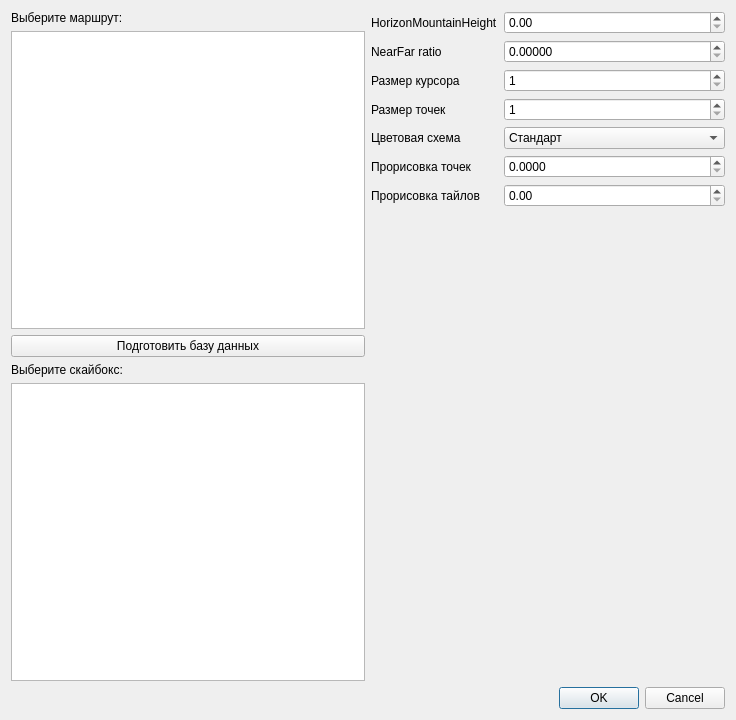
<?xml version="1.0" encoding="UTF-8"?>
<ui version="4.0">
 <class>StartDialog</class>
 <widget class="QDialog" name="StartDialog">
  <property name="geometry">
   <rect>
    <x>0</x>
    <y>0</y>
    <width>736</width>
    <height>720</height>
   </rect>
  </property>
  <property name="windowTitle">
   <string>Dialog</string>
  </property>
  <layout class="QGridLayout" name="gridLayout">
   <item row="0" column="0">
    <layout class="QVBoxLayout" name="verticalLayout">
     <item>
      <widget class="QLabel" name="label_6">
       <property name="text">
        <string>Выберите маршрут:</string>
       </property>
      </widget>
     </item>
     <item>
      <widget class="QTreeView" name="routeTree">
       <property name="editTriggers">
        <set>QAbstractItemView::NoEditTriggers</set>
       </property>
       <property name="sortingEnabled">
        <bool>true</bool>
       </property>
      </widget>
     </item>
     <item>
      <widget class="QPushButton" name="preparePush">
       <property name="text">
        <string>Подготовить базу данных</string>
       </property>
      </widget>
     </item>
     <item>
      <widget class="QLabel" name="label_5">
       <property name="text">
        <string>Выберите скайбокс:</string>
       </property>
      </widget>
     </item>
     <item>
      <widget class="QTreeView" name="skyTree">
       <property name="editTriggers">
        <set>QAbstractItemView::NoEditTriggers</set>
       </property>
       <property name="sortingEnabled">
        <bool>true</bool>
       </property>
      </widget>
     </item>
    </layout>
   </item>
   <item row="0" column="1">
    <layout class="QFormLayout" name="formLayout">
     <item row="0" column="0">
      <widget class="QLabel" name="label_3">
       <property name="text">
        <string>HorizonMountainHeight</string>
       </property>
      </widget>
     </item>
     <item row="1" column="0">
      <widget class="QLabel" name="label_4">
       <property name="text">
        <string>NearFar ratio</string>
       </property>
      </widget>
     </item>
     <item row="2" column="0">
      <widget class="QLabel" name="label_7">
       <property name="text">
        <string>Размер курсора</string>
       </property>
      </widget>
     </item>
     <item row="2" column="1">
      <widget class="QSpinBox" name="cursorSpinBox">
       <property name="minimum">
        <number>1</number>
       </property>
       <property name="maximum">
        <number>20</number>
       </property>
      </widget>
     </item>
     <item row="4" column="0">
      <widget class="QLabel" name="label_8">
       <property name="text">
        <string>Цветовая схема</string>
       </property>
      </widget>
     </item>
     <item row="4" column="1">
      <widget class="QComboBox" name="comboBox">
       <item>
        <property name="text">
         <string>Стандарт</string>
        </property>
       </item>
       <item>
        <property name="text">
         <string>Контраст</string>
        </property>
       </item>
       <item>
        <property name="text">
         <string>Ч/Б</string>
        </property>
       </item>
      </widget>
     </item>
     <item row="3" column="0">
      <widget class="QLabel" name="label">
       <property name="text">
        <string>Размер точек</string>
       </property>
      </widget>
     </item>
     <item row="3" column="1">
      <widget class="QSpinBox" name="pointsSpinBox">
       <property name="minimum">
        <number>1</number>
       </property>
       <property name="maximum">
        <number>10</number>
       </property>
      </widget>
     </item>
     <item row="1" column="1">
      <widget class="QDoubleSpinBox" name="NFRSpin">
       <property name="decimals">
        <number>5</number>
       </property>
       <property name="singleStep">
        <double>0.001000000000000</double>
       </property>
      </widget>
     </item>
     <item row="0" column="1">
      <widget class="QDoubleSpinBox" name="HMHSpin"/>
     </item>
     <item row="5" column="0">
      <widget class="QLabel" name="label_2">
       <property name="text">
        <string>Прорисовка точек</string>
       </property>
      </widget>
     </item>
     <item row="6" column="0">
      <widget class="QLabel" name="label_9">
       <property name="text">
        <string>Прорисовка тайлов</string>
       </property>
      </widget>
     </item>
     <item row="5" column="1">
      <widget class="QDoubleSpinBox" name="lodPointsSpinBox">
       <property name="decimals">
        <number>4</number>
       </property>
       <property name="maximum">
        <double>1.000000000000000</double>
       </property>
       <property name="singleStep">
        <double>0.001000000000000</double>
       </property>
       <property name="value">
        <double>0.000000000000000</double>
       </property>
      </widget>
     </item>
     <item row="6" column="1">
      <widget class="QDoubleSpinBox" name="lodTilesSpinBox">
       <property name="maximum">
        <double>1.000000000000000</double>
       </property>
       <property name="singleStep">
        <double>0.010000000000000</double>
       </property>
       <property name="value">
        <double>0.000000000000000</double>
       </property>
      </widget>
     </item>
    </layout>
   </item>
   <item row="1" column="1">
    <widget class="QDialogButtonBox" name="buttonBox">
     <property name="orientation">
      <enum>Qt::Horizontal</enum>
     </property>
     <property name="standardButtons">
      <set>QDialogButtonBox::Cancel|QDialogButtonBox::Ok</set>
     </property>
    </widget>
   </item>
  </layout>
 </widget>
 <resources/>
 <connections>
  <connection>
   <sender>buttonBox</sender>
   <signal>accepted()</signal>
   <receiver>StartDialog</receiver>
   <slot>accept()</slot>
   <hints>
    <hint type="sourcelabel">
     <x>248</x>
     <y>254</y>
    </hint>
    <hint type="destinationlabel">
     <x>157</x>
     <y>274</y>
    </hint>
   </hints>
  </connection>
  <connection>
   <sender>buttonBox</sender>
   <signal>rejected()</signal>
   <receiver>StartDialog</receiver>
   <slot>reject()</slot>
   <hints>
    <hint type="sourcelabel">
     <x>316</x>
     <y>260</y>
    </hint>
    <hint type="destinationlabel">
     <x>286</x>
     <y>274</y>
    </hint>
   </hints>
  </connection>
 </connections>
</ui>
